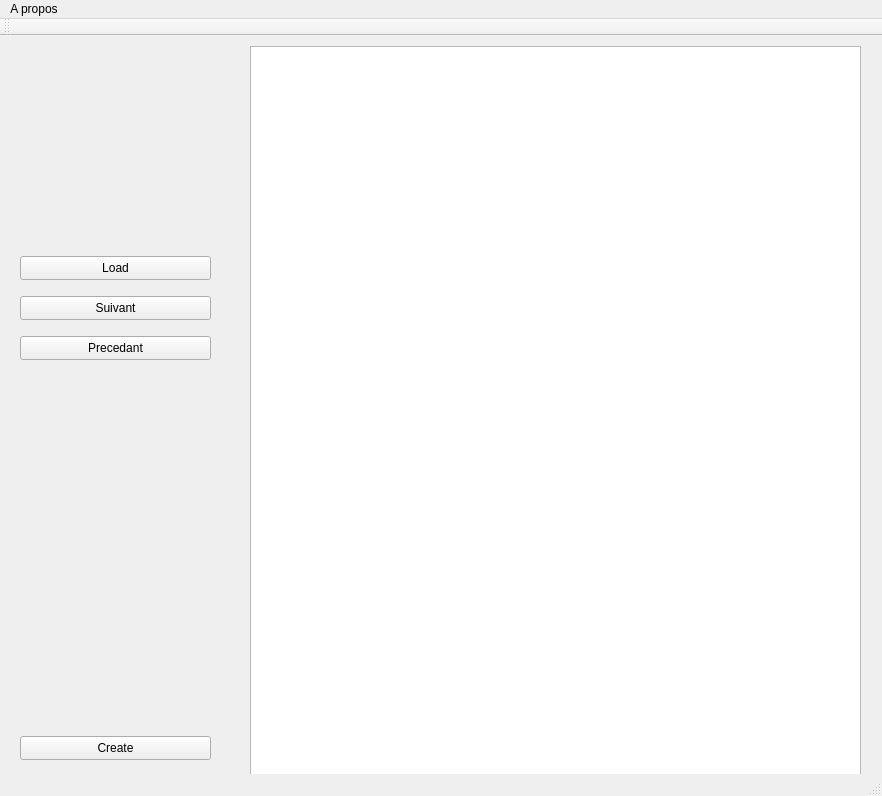
<?xml version="1.0" encoding="UTF-8"?>
<ui version="4.0">
 <class>CBRClass</class>
 <widget class="QMainWindow" name="CBRClass">
  <property name="geometry">
   <rect>
    <x>0</x>
    <y>0</y>
    <width>882</width>
    <height>796</height>
   </rect>
  </property>
  <property name="windowTitle">
   <string>CBR</string>
  </property>
  <widget class="QWidget" name="centralWidget">
   <widget class="QPushButton" name="extractButton">
    <property name="geometry">
     <rect>
      <x>20</x>
      <y>220</y>
      <width>191</width>
      <height>24</height>
     </rect>
    </property>
    <property name="text">
     <string>Load</string>
    </property>
   </widget>
   <widget class="QGraphicsView" name="graphicsView">
    <property name="geometry">
     <rect>
      <x>250</x>
      <y>10</y>
      <width>611</width>
      <height>731</height>
     </rect>
    </property>
   </widget>
   <widget class="QPushButton" name="suivantButton">
    <property name="geometry">
     <rect>
      <x>20</x>
      <y>260</y>
      <width>191</width>
      <height>24</height>
     </rect>
    </property>
    <property name="text">
     <string>Suivant</string>
    </property>
   </widget>
   <widget class="QPushButton" name="precedantButton">
    <property name="geometry">
     <rect>
      <x>20</x>
      <y>300</y>
      <width>191</width>
      <height>24</height>
     </rect>
    </property>
    <property name="text">
     <string>Precedant</string>
    </property>
   </widget>
   <widget class="QPushButton" name="createButton">
    <property name="geometry">
     <rect>
      <x>20</x>
      <y>700</y>
      <width>191</width>
      <height>24</height>
     </rect>
    </property>
    <property name="text">
     <string>Create</string>
    </property>
   </widget>
  </widget>
  <widget class="QMenuBar" name="menuBar">
   <property name="geometry">
    <rect>
     <x>0</x>
     <y>0</y>
     <width>882</width>
     <height>22</height>
    </rect>
   </property>
   <widget class="QMenu" name="menuA_propos">
    <property name="title">
     <string>A propos</string>
    </property>
   </widget>
   <addaction name="menuA_propos"/>
  </widget>
  <widget class="QToolBar" name="mainToolBar">
   <attribute name="toolBarArea">
    <enum>TopToolBarArea</enum>
   </attribute>
   <attribute name="toolBarBreak">
    <bool>false</bool>
   </attribute>
  </widget>
  <widget class="QStatusBar" name="statusBar"/>
 </widget>
 <layoutdefault spacing="6" margin="11"/>
 <resources>
  <include location="CBR.qrc"/>
 </resources>
 <connections/>
</ui>
